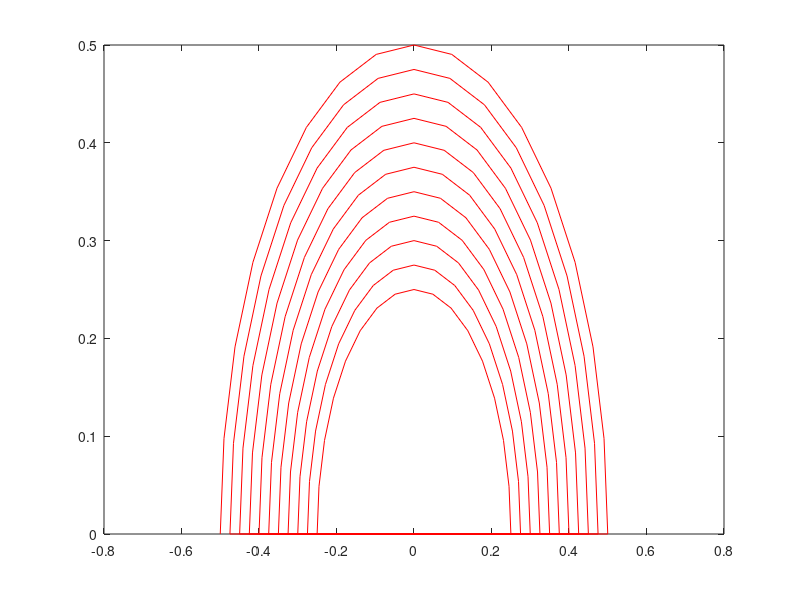

This chart was generated by the following MATLAB code:
% Mesh generator for ring
% Written By Robert Masti
% Output the coordinates for the c++ code
clc, clear, close all


nx = 16;
ny = 10;

% r and theta coordinates

theta = linspace(0,pi, nx+1);
rl = linspace(0.25, 0.5, ny+1);


[r,t] = meshgrid(rl, theta);

x=r.*cos(t);
y=r.*sin(t);

xlower = 0.25*cos(theta);
ylower = 0.25*sin(theta);

figure
plot(x,y,'*r')

xlin=reshape(x,[],1);
ylin=reshape(y,[],1);

plot(xlin,ylin,'r')

fileID=fopen('debugMatlab.msh','w');

fprintf(fileID, '%i\n',(nx+1)*(ny+1));
fprintf(fileID, '%i\n',nx+1);
fprintf(fileID, '%i\n',ny+1);

outvec = vertcat(xlin,ylin);
fprintf(fileID, '%d\n', outvec);

